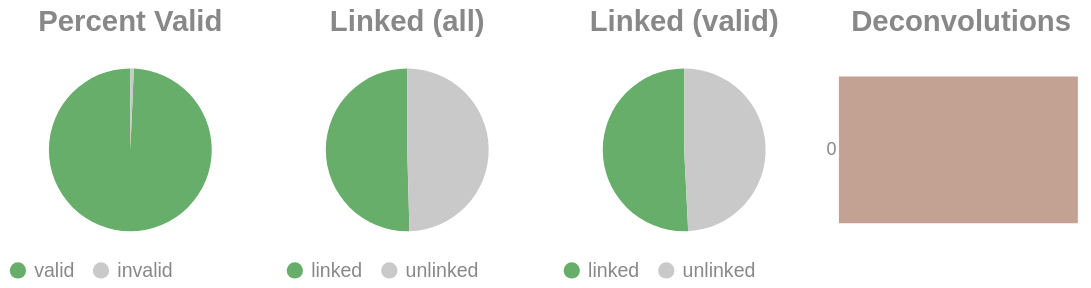

Notebook code for this chart:
### Code cell
if SKIPLR:
    pass
else:
    clash = Counter()
    for i in valids['molecule'].to_list():
        _mol = i.split("-")
        if len(_mol) == 1:
            clash.update('0')
        else:
            clash.update(_mol[-1])

    _d = {"deconvolutions": [], 'count': []}
    for k,v in clash.items():
        _d['deconvolutions'].append(k)
        _d['count'].append(v)

    tot_valid = valids['reads'].sum()
    mask = valids['reads'] >= 2
    n_linked_reads = valids.filter(mask)['reads'].sum()
    if n_linked_reads == 0:
        print_html("No linked molecules (>=2 reads) were detected; skipping linked-only distributions.")
        SKIPLR = True
    else:
        perc_valid = round(tot_valid / n_reads, 4)
        linked_perc_abs = round(n_linked_reads / n_reads, 4)
        linked_perc = round(n_linked_reads / tot_valid, 4)

    _valid = pl.DataFrame({"valids": ['valid', 'invalid'], "count": [tot_valid, n_reads - tot_valid]})
    _linked_abs = pl.DataFrame({"linked (absolute)": ['linked', 'unlinked'], "count": [n_linked_reads, n_reads - n_linked_reads]})
    _linked_rel = pl.DataFrame({"linked (valids)": ['linked', 'unlinked'], "count": [n_linked_reads, tot_valid - n_linked_reads]})

    (
        alt.hconcat(
            piechart(_valid, goodval = 'valid', title = "Percent Valid"),
            piechart(_linked_abs, goodval = "linked", title =  "Linked (all)"),
            piechart(_linked_rel, goodval = "linked", title =  "Linked (valid)"),
            convolutionbar(pl.DataFrame(_d), title = "Deconvolutions"),
            center = True,
            bounds = 'flush'
        )
        .resolve_scale(color='independent')
        .resolve_legend('independent')
        .properties(usermeta={'embedOptions': {"actions": False}})
    ).display()

### Figure 1 — Vega-Lite specification as saved in the notebook (floating-point values rounded to 4 significant figures)
{"width": "container", "height": 400, "config": {"title": {"anchor": "start", "dy": -15, "fontSize": 18, "color": "#888888", "subtitleColor": "#888888", "subtitleFontSize": 14}, "arc": {"fill": "#0072B2"}, "axis": {"domainColor": "#888888", "domainWidth": 0.5, "gridWidth": 0.2, "grid": false, "titleFontWeight": 400, "titleFontSize": 15, "labelFontSize": 11, "labelColor": "#888888", "tickColor": "#888888", "tickWidth": 0.2, "titleColor": "#888888"}, "axisBand": {"grid": false}, "axisX": {"grid": true, "tickSize": 10, "domainCap": "round"}, "axisY": {"domain": false, "grid": true, "tickSize": 0, "domainCap": "round"}, "background": "transparent", "header": {"labelFontSize": 15, "labelColor": "#888888", "titleFontSize": 15, "titleFontWeight": 600, "titleColor": "#888888"}, "legend": {"labelFont": "sans-serif", "labelFontSize": 12, "labelColor": "#888888", "symbolSize": 100, "symbolType": "circle", "titleFontSize": 12, "titlePadding": 10, "titleColor": "#888888", "title": null}, "range": {"category": ["#E69F00", "#56B4E9", "#009E73", "#F0E442", "#0072B2", "#D55E00", "#CC79A7", "#000000"], "diverging": ["#cfe8f3", "#a2d4ec", "#73bfe2", "#46abdb", "#1696d2", "#12719e"]}, "area": {"fill": "#0072B2", "fillOpacity": 0.7, "line": true, "strokeOpacity": 0.7}, "line": {"color": "#0072B2", "stroke": "#0072B2", "strokeWidth": 2}, "trail": {"color": "#0072B2", "stroke": "#0072B2", "strokeWidth": 0, "size": 1}, "point": {"filled": true, "fillOpacity": 1.0, "size": 95}, "text": {"color": "#888888", "fontSize": 11, "align": "right", "fontWeight": 400, "size": 11}, "bar": {"fill": "#0072B2", "stroke": null}, "view": {"stroke": null, "continuousWidth": 660, "continuousHeight": 400}}, "hconcat": [{"data": {"name": "data-74f6832ce14d8350da90a63a7a82af45"}, "mark": {"type": "arc"}, "encoding": {"color": {"field": "valids", "legend": {"orient": "bottom", "title": null}, "scale": {"domain": ["valid", "invalid"], "range": ["#68ae6b", "#C9C9C9"]}, "title": "Valids", "type": "nominal"}, "theta": {"field": "count", "type": "quantitative"}, "tooltip": [{"field": "valids", "title": "Valids", "type": "ordinal"}, {"field": "percent", "format": ".2%", "title": "Percent", "type": "quantitative"}, {"field": "count", "title": "Count", "type": "quantitative"}]}, "height": 100, "title": {"text": "Percent Valid", "align": "center", "anchor": "middle"}, "transform": [{"calculate": "datum.count / 9511398", "as": "percent"}], "width": 150}, {"data": {"name": "data-c2443acc8badf9517bf2619d938c9d68"}, "mark": {"type": "arc"}, "encoding": {"color": {"field": "linked (absolute)", "legend": {"orient": "bottom", "title": null}, "scale": {"domain": ["linked", "unlinked"], "range": ["#68ae6b", "#C9C9C9"]}, "title": "Linked (Absolute)", "type": "nominal"}, "theta": {"field": "count", "type": "quantitative"}, "tooltip": [{"field": "linked (absolute)", "title": "Linked (Absolute)", "type": "ordinal"}, {"field": "percent", "format": ".2%", "title": "Percent", "type": "quantitative"}, {"field": "count", "title": "Count", "type": "quantitative"}]}, "height": 100, "title": {"text": "Linked (all)", "align": "center", "anchor": "middle"}, "transform": [{"calculate": "datum.count / 9511398", "as": "percent"}], "width": 150}, {"data": {"name": "data-56fbd233f535d5c350bd18040c840666"}, "mark": {"type": "arc"}, "encoding": {"color": {"field": "linked (valids)", "legend": {"orient": "bottom", "title": null}, "scale": {"domain": ["linked", "unlinked"], "range": ["#68ae6b", "#C9C9C9"]}, "title": "Linked (Valids)", "type": "nominal"}, "theta": {"field": "count", "type": "quantitative"}, "tooltip": [{"field": "linked (valids)", "title": "Linked (Valids)", "type": "ordinal"}, {"field": "percent", "format": ".2%", "title": "Percent", "type": "quantitative"}, {"field": "count", "title": "Count", "type": "quantitative"}]}, "height": 100, "title": {"text": "Linked (valid)", "align": "center", "anchor": "middle"}, "transform": [{"calculate": "datum.count / 9445938", "as": "percent"}], "width": 150}, {"data": {"name": "data-704b7299819493961e547694bb5c4cae"}, "mark": {"type": "bar"}, "encoding": {"color": {"field": "deconvolutions", "legend": null, "scale": {"scheme": "lightgreyred"}, "type": "nominal"}, "tooltip": [{"field": "deconvolutions", "title": "Deconvolutions", "type": "ordinal"}, {"field": "percent", "format": ".2%", "title": "Percent", "type": "quantitative"}, {"field": "count", "title": "Count", "type": "quantitative"}], "x": {"axis": null, "field": "count", "type": "quantitative"}, "y": {"field": "deconvolutions", "sort": "ascending", "title": null, "type": "nominal"}}, "height": 100, "title": {"text": "Deconvolutions", "align": "center", "anchor": "middle"}, "transform": [{"calculate": "datum.count / 6356014", "as": "percent"}], "width": 150}], "bounds": "flush", "center": true, "resolve": {"legend": {"angle": "independent"}, "scale": {"color": "independent"}}, "usermeta": {"embedOptions": {"actions": false}}, "$schema": "https://vega.github.io/schema/vega-lite/v6.1.0.json", "datasets": {"data-74f6832ce14d8350da90a63a7a82af45": [{"valids": "valid", "count": 9445938}, {"valids": "invalid", "count": 65460}], "data-c2443acc8badf9517bf2619d938c9d68": [{"linked (absolute)": "linked", "count": 4796946}, {"linked (absolute)": "unlinked", "count": 4714452}], "data-56fbd233f535d5c350bd18040c840666": [{"linked (valids)": "linked", "count": 4796946}, {"linked (valids)": "unlinked", "count": 4648992}], "data-704b7299819493961e547694bb5c4cae": [{"deconvolutions": "0", "count": 6356014}]}}
